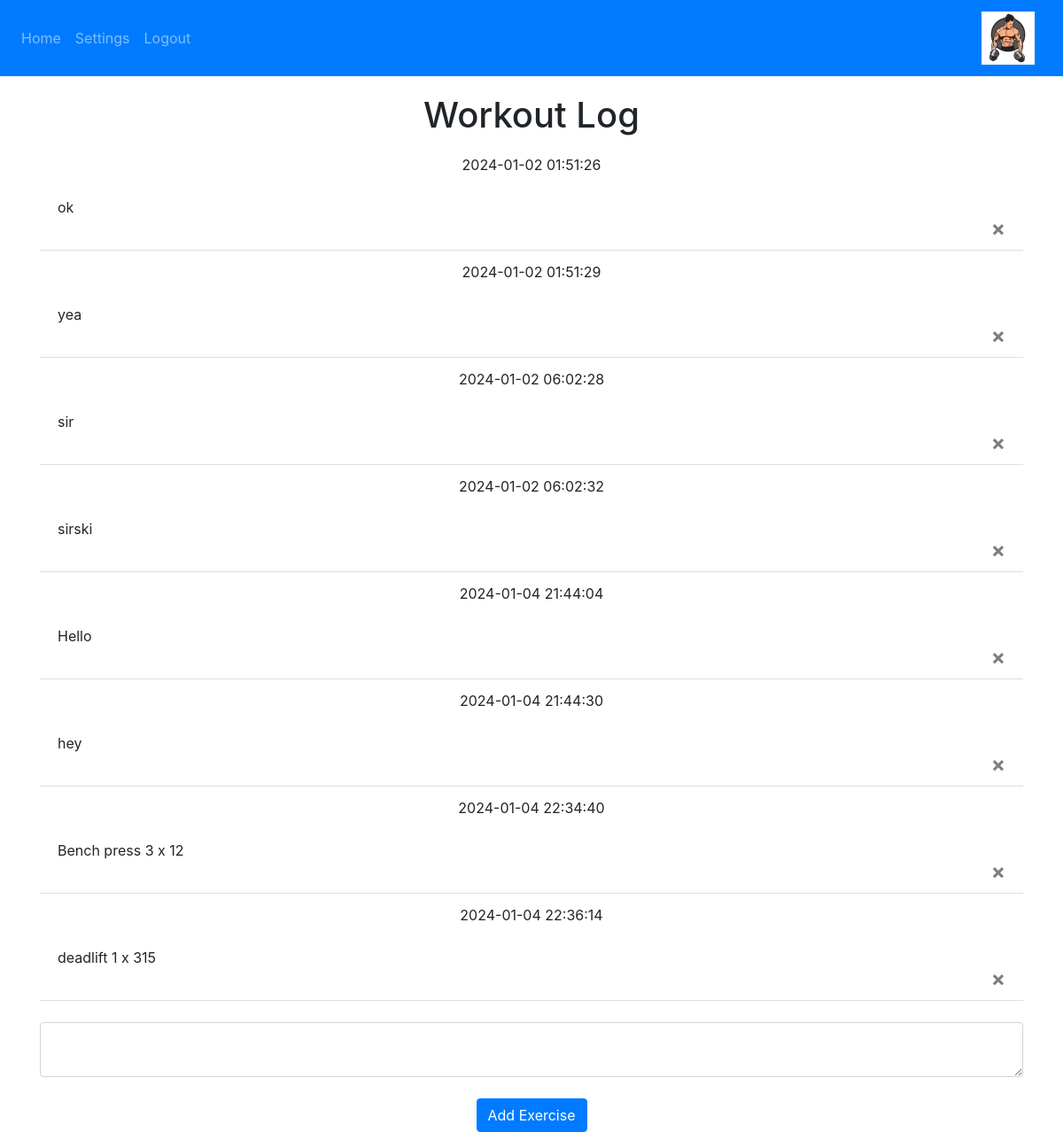
Page / (signed in) on the committed database.
### website/models.py (models this page shows)
class Note(db.Model):
    id = db.Column(db.Integer, primary_key = True)
    data = db.Column(db.String(10000))
    date =  db.Column(db.DateTime(timezone = True), default = func.now())
    user_id = db.Column(db.Integer, db.ForeignKey("user.id"))

### website/views.py (the view, shortened to what this page needs)
@views.route("/", methods = ["GET","POST"])
@login_required
def home():
    return render_template("home.html", user=current_user)

### website/__init__.py (called while the page is built)
def create_app():
    app = Flask(__name__)
    app.config['SECRET_KEY'] = "abcdefg"
    app.config["SQLALCHEMY_DATABASE_URI"] = f'sqlite:///{DB_NAME}'
    db.init_app(app)
    from .views import views
    from .auth import auth
    app.register_blueprint(views, url_prefix = "/")
    app.register_blueprint(auth, url_prefix = "/")
    from .models import User, Note
    create_database(app)
    login_manager = LoginManager()
    login_manager.login_view = "auth.login"
    login_manager.init_app(app)
    @login_manager.user_loader
    def load_user(id):
        return User.query.get(int(id))
    return app

### website/templates/home.html (shortened to what this page needs)
{% extends "base.html" %}
{%block content %}
<h1 align="center" style="padding-top: 20px;">Workout Log</h1>
<ul class = "list-group list-group-flush" id = "notes">
{%for note in user.notes%}
<li class = "list-group-item"><div style="text-align:center">{{note.date}}</div><br>{{note.data}}<br>
    <button type="button" class="close" onClick="deleteNote({{ note.id }})">
        <span aria-hidden="true">&times;</span>
      </button>
</li>
{%endfor%}
</ul>
<form method = "POST">
<br>
<textarea name = "note" id = "note" class = "form-control"></textarea>
<br>
<div align="center">
<button type = "submit" class="btn btn-primary">Add Exercise</button>
</div>
</form>
{%endblock%}

### website/templates/base.html (shortened to what this page needs)
<!DOCTYPE html>
<html>
<head>
    <link
      rel="stylesheet"
      href="https://stackpath.bootstrapcdn.com/bootstrap/4.4.1/css/bootstrap.min.css"
    />
    <link
      rel="stylesheet"
      href="https://stackpath.bootstrapcdn.com/font-awesome/4.7.0/css/font-awesome.min.css"
    />
</head>
<body>
  <nav class="navbar navbar-expand-lg navbar-dark bg-primary">
    <div class="collapse navbar-collapse" id="navbar">
      <div class="navbar-nav">
        {% if user.is_authenticated %}
        <a class="nav-item nav-link" id="home" href="/">Home</a>
        <a class="nav-item nav-link" id ="settings" href = "/settings">Settings</a>
        <a class="nav-item nav-link" id="logout" href="/logout">Logout</a>
        {%else%}
        <a class="nav-item nav-link" id="signUp" href="/sign-up">Sign Up</a>
        <a class="nav-item nav-link" id="login" href="/login">Login</a>
        {%endif%}
      </div>
    </div>
    <div class="navbar-brand ml-auto">
      <img src="{{ url_for('static', filename='images/fitness-logo-vector.jpg') }}" alt="Logo" style="height: 60px;">
  </div>
  </nav>
  <div class = "container">
    {%block content %}
    {%endblock%}
  </div>
  </body>
</html>
</body>
</html>

### rows in the picture
Note: date "2024-01-02 01:51:26", data "ok"
Note: date "2024-01-02 01:51:29", data "yea"
Note: date "2024-01-02 06:02:28", data "sir"
Note: date "2024-01-02 06:02:32", data "sirski"
Note: date "2024-01-04 21:44:04", data "Hello"
Note: date "2024-01-04 21:44:30", data "hey"
Note: date "2024-01-04 22:34:40", data "Bench press 3 x 12"
Note: date "2024-01-04 22:36:14", data "deadlift 1 x 315"
